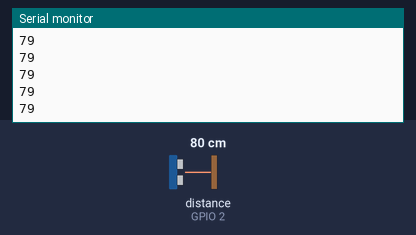
Simulated run of this sketch. Board: ESP8266 (NodeMCU). On the bench: the last lines printed to the serial monitor. Wiring (inferred from the names in the program): ultrasonic range finder: trigger GPIO 0; echo GPIO 2. The inputs (shaded band) are chosen by the test bench; at power-on: distance to the obstacle (sensor on GPIO 2) 80 cm. The echo pulse lasts 58.3 µs per cm; WiFi joins after 1.5 s; servers stay silent unless stated; random numbers use the default seed unless the sketch sets one; no MQTT or app messages arrive unless stated.

Above: at 2.7 s.
2.8 s: distance to the obstacle (sensor on GPIO 2) set to 2 cm
At 3.7 s:
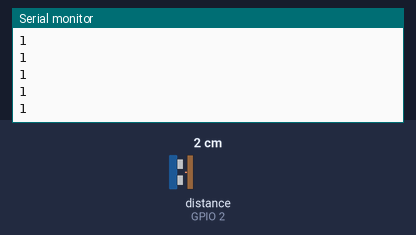
4.3 s: distance to the obstacle (sensor on GPIO 2) set to 4 cm
At 5.1 s:
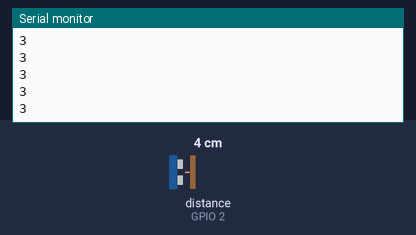
Timing chart, 0 to 5.7 s (numbered marks = the images above; inputs shaded):
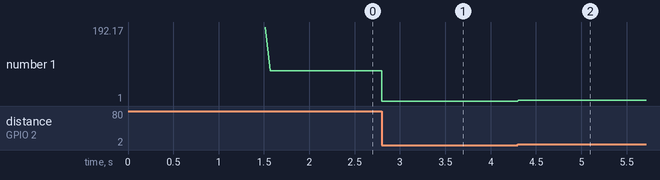

The sketch:

mqttnodemcu.ino
```cpp
#include <ESP8266WiFi.h>
#include <PubSubClient.h>

const int trigPin = 0;  //D3
const int echoPin = 2;  //D4
long duration;
int distance;

const char* ssid = "Realme1";
const char* password = "12345678";
const char* mqtt_server = "iot.eclipse.org";

#define mqtt_port 1883
#define MQTT_USER "Rahul"
#define MQTT_PASSWORD "rahul"
#define MQTT "/rahul/SmartDustbin/"

WiFiClient wifiClient;
PubSubClient client(wifiClient);

void setup_wifi()
{
    delay(10);
    Serial.println();
    Serial.print("Connecting to ");
    Serial.println(ssid);
    WiFi.begin(ssid, password);
    while (WiFi.status() != WL_CONNECTED)
    {
      delay(500);
      Serial.print(".");
    }
    randomSeed(micros());
    Serial.println("");
    Serial.println("WiFi connected");
    Serial.println("IP address: ");
    Serial.println(WiFi.localIP());
}

void reconnect()
{
  while (!client.connected())
  {
    Serial.print("Attempting MQTT connection...");
    String clientId = "NodeMCUClient-";
    clientId += String(random(0xffff), HEX);
    if (client.connect(clientId.c_str(),MQTT_USER,MQTT_PASSWORD))
    {
      Serial.println("connected");
    }
    else
    {
      Serial.print("failed, rc=");
      Serial.print(client.state());
      Serial.println(" try again in 5 seconds");
      delay(5000);
    }
  }
}

void setup()
{
  pinMode(trigPin, OUTPUT);
 pinMode(echoPin, INPUT);
  Serial.begin(115200);
  Serial.setTimeout(500);
  setup_wifi();
  client.setServer(mqtt_server, mqtt_port);
  reconnect();
}


void loop()
{
   client.loop();
  digitalWrite(trigPin, LOW);
delayMicroseconds(2);
digitalWrite(trigPin, HIGH);
delayMicroseconds(10);
digitalWrite(trigPin, LOW);
duration = pulseIn(echoPin, HIGH);
distance= duration*0.034/2;
String msg = String(distance);
   char a[msg.length()];
   msg.toCharArray(a, msg.length());
client.publish(MQTT, a);
   Serial.println(distance);
}
```

Measured:
- after the input at 2.8 s, the serial monitor: prints a new line at once (image 1)
- after the input at 4.3 s, the serial monitor: prints a new line at once (image 2)
- plotted number 1: 1 → 3 after the input at 4.3 s
